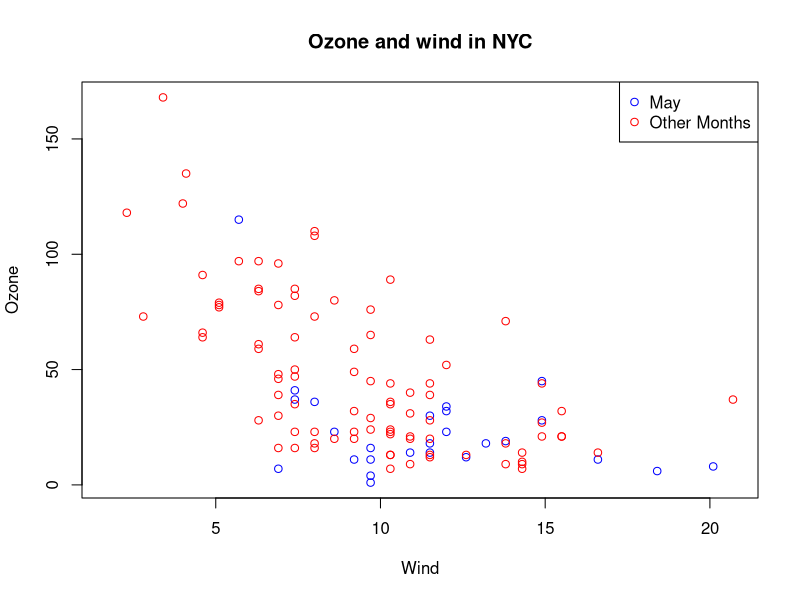
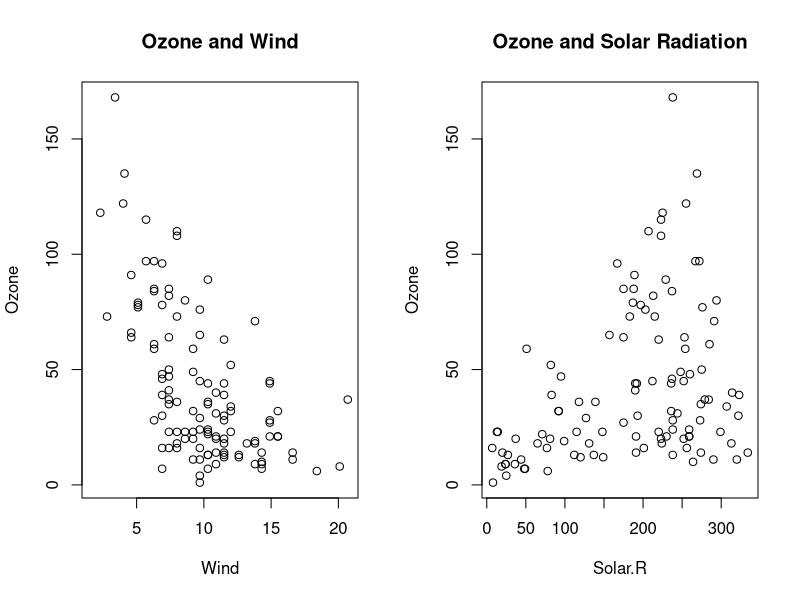

Source code (R) for these figures, in order:
library(datasets)
with(airquality,plot(Wind,Ozone,main = "Ozone and wind in NYC"
                     , type = "n"))
with(subset(airquality, Month == 5), points(Wind, Ozone, col = "blue"))
with(subset(airquality, Month != 5), points(Wind, Ozone, col = "red"))
legend("topright", pch = 1, col = c("blue","red"), legend  = c("May","Other Months"))


# multiple base plots 

par(mfrow = c(1,2))
with(airquality,{
  plot(Wind, Ozone, main = "Ozone and Wind")
  plot(Solar.R, Ozone, main = "Ozone and Solar Radiation")
})